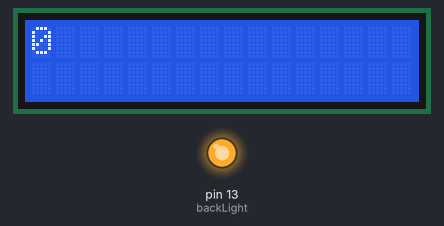
A sketch run on a simulated Arduino Uno, built with avr-gcc and run on an emulated ATmega328P. Parts: 16×2 character LCD, output pins drawn as LEDs (lit = HIGH).

Above: at 0.1 s.
At 1.1 s:
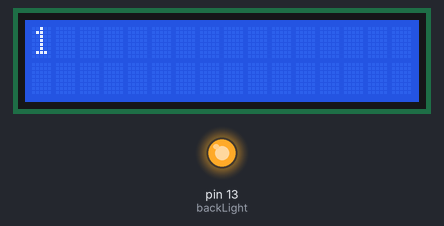
At 2.1 s:
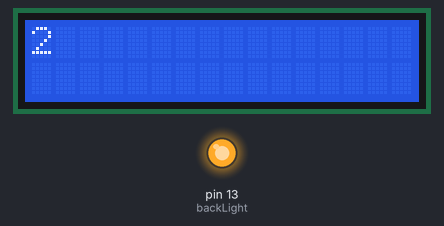
At 4.1 s:
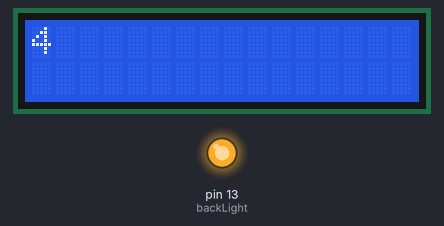
At 6.1 s:
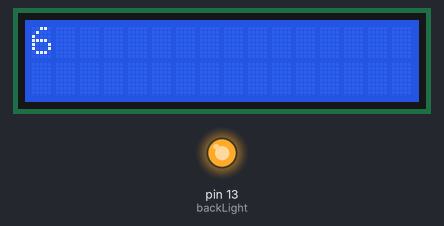
At 9.1 s:
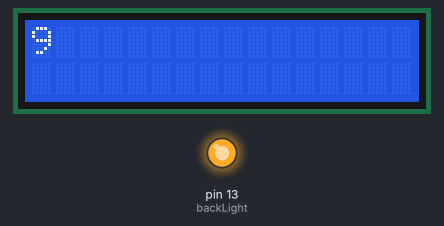

The sketch:

LCD_example.ino
```cpp
// character LCD example code
// www.hacktronics.com

#include <LiquidCrystal.h>

// Connections:
// rs (LCD pin 4) to Arduino pin 12
// rw (LCD pin 5) to Arduino pin 11
// enable (LCD pin 6) to Arduino pin 10
// LCD pin 15 to Arduino pin 13
// LCD pins d4, d5, d6, d7 to Arduino pins 5, 4, 3, 2
LiquidCrystal lcd(12, 11, 10, 5, 4, 3, 2);

int backLight = 13;    // pin 13 will control the backlight

void setup()
{
  pinMode(backLight, OUTPUT);
  digitalWrite(backLight, HIGH); // turn backlight on. Replace 'HIGH' with 'LOW' to turn it off.
  lcd.begin(16,2);              // columns, rows.  use 16,2 for a 16x2 LCD, etc.
  lcd.clear();                  // start with a blank screen
  lcd.setCursor(0,0);           // set cursor to column 0, row 0 (the first row)
  lcd.print("Hello, World");    // change this text to whatever you like. keep it clean.
  lcd.setCursor(0,1);           // set cursor to column 0, row 1
  lcd.print("Mixed Reality");

  // if you have a 4 row LCD, uncomment these lines to write to the bottom rows
  // and change the lcd.begin() statement above.
  //lcd.setCursor(0,2);         // set cursor to column 0, row 2
  //lcd.print("Row 3");
  //lcd.setCursor(0,3);         // set cursor to column 0, row 3
  //lcd.print("Row 4");
}

void loop()
{
  lcd.clear();

  for (int i = 0; i < 10; i++) {
    lcd.clear();
    lcd.setCursor(0,0);
    lcd.print(i);
    delay(1000);
  }

}//end loop
```

Measured:
- by itself, everything shown: repeats every 10.0 s, in 10 steps
- what the display in image 1 shows lasts 1.0 s, from 1.1 s to 2.1 s
